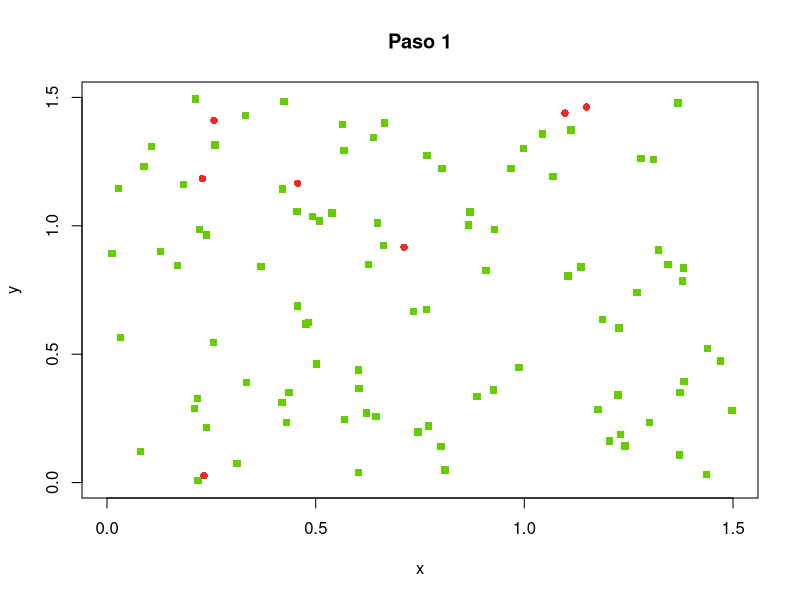
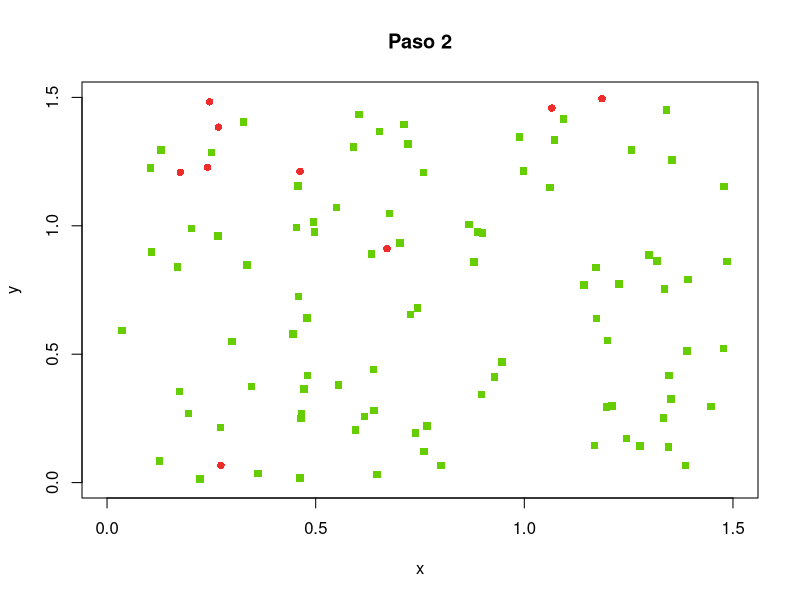
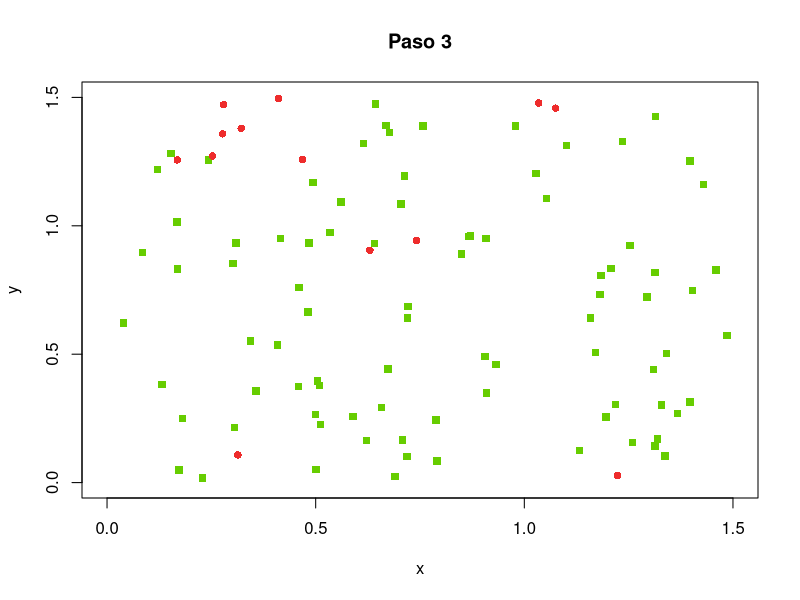
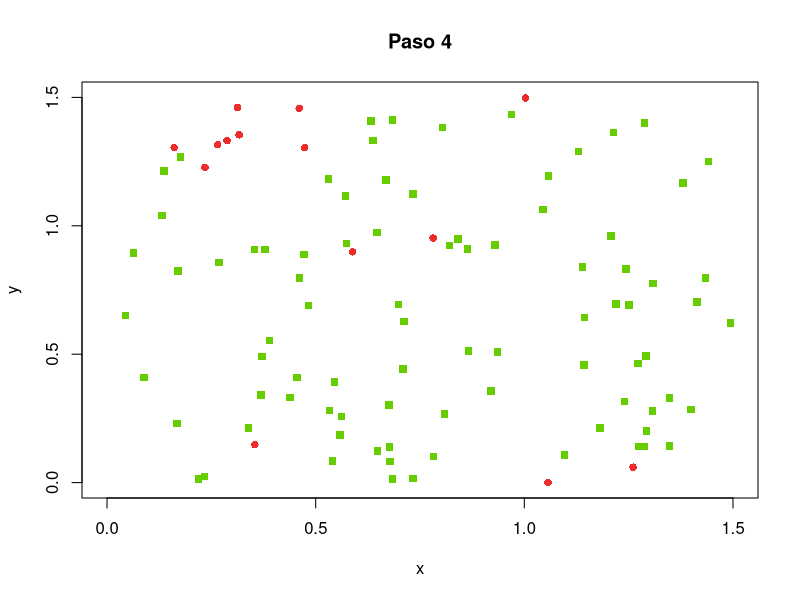
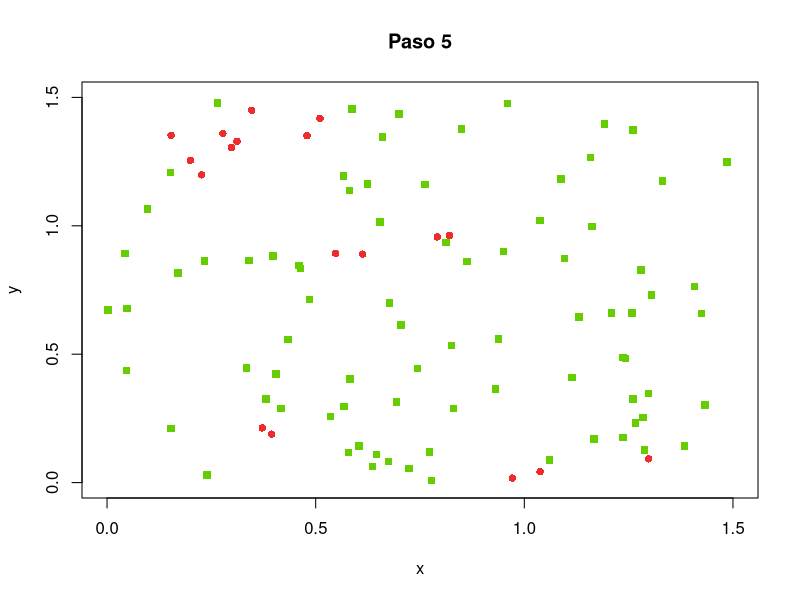
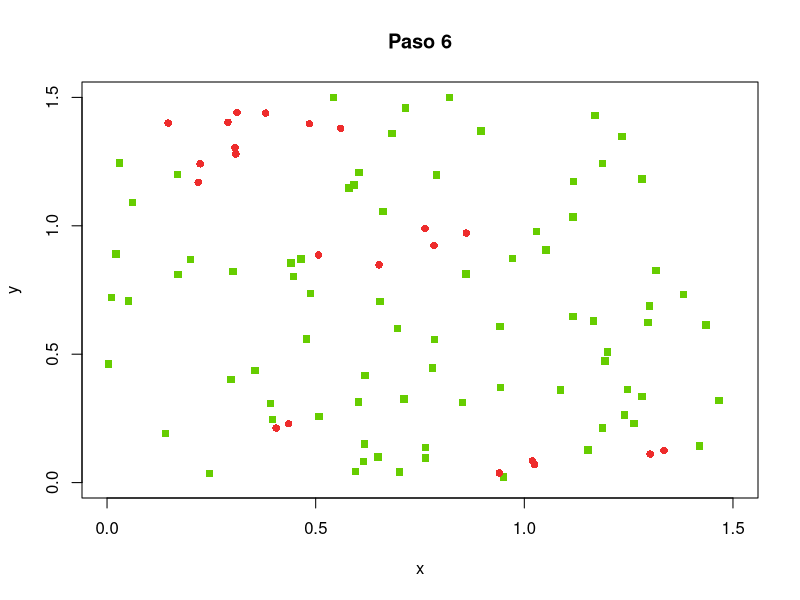
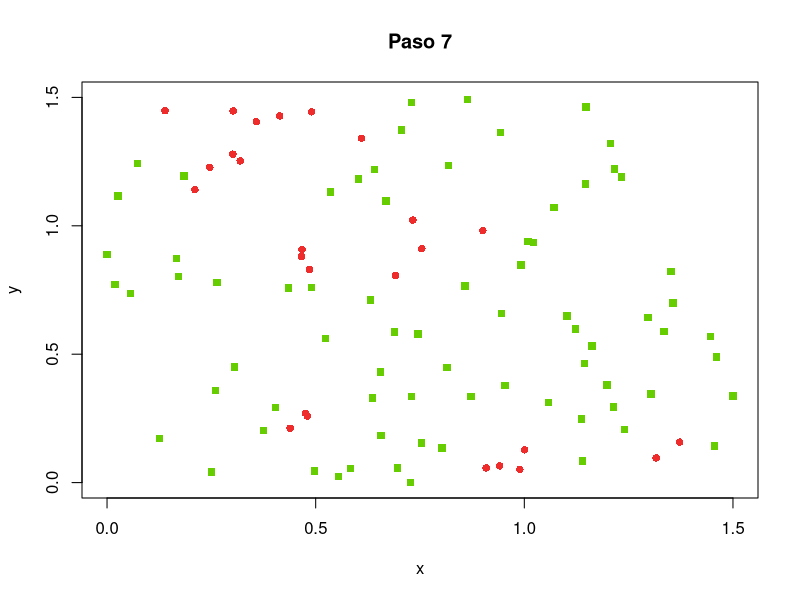
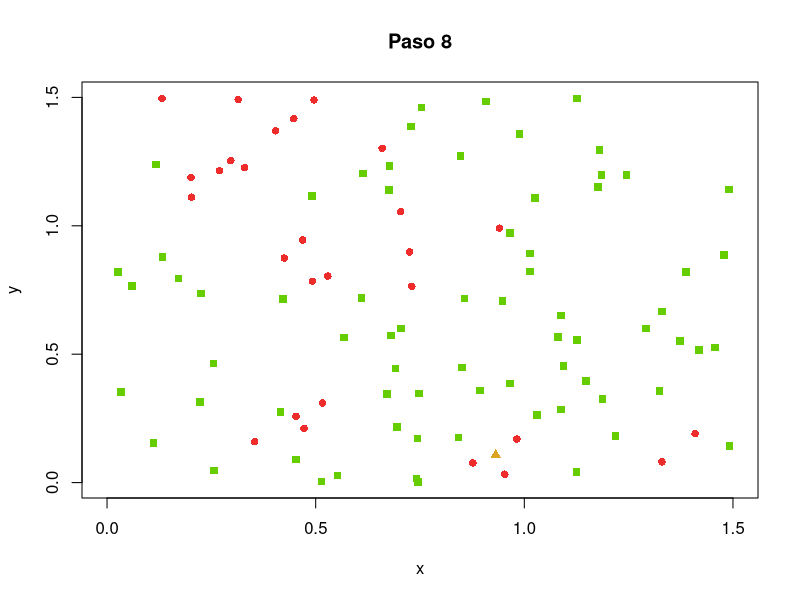

Source code (R) for these figures, in order: (Note: this script raises an error after producing the figures.)
timei<-Sys.time()
l <- 1.5
n <- 100#estaba en 50
pi <- 0.05
pr <- 0.02
v <- l / 30
agentes <- data.frame(x = double(), y = double(), dx = double(), dy = double(), estado  = character())
for (i in 1:n) {
  e <- "S"
  if (runif(1) < pi) {
    e <- "I"
  }
  agentes <- rbind(agentes, data.frame(x = runif(1, 0, l), y = runif(1, 0, l),
                                       dx = runif(1, -v, v), dy = runif(1, -v, v),
                                       estado = e))
  levels(agentes$estado) <- c("S", "I", "R")
}
epidemia <- integer()
r <- 0.1
tmax <- 100 #estaba en 100
digitos <- floor(log(tmax, 10)) + 1
for (tiempo in 1:tmax) {#se puede paralelizar los for
  infectados <- dim(agentes[agentes$estado == "I",])[1]
  epidemia <- c(epidemia, infectados)
  if (infectados == 0) {
    break
  }
  contagios <- rep(FALSE, n)
  for (i in 1:n) { # posibles contagios
    a1 <- agentes[i, ]
    if (a1$estado == "I") { # desde los infectados
      for (j in 1:n) {
        if (!contagios[j]) { # aun sin contagio
          a2 <- agentes[j, ]
          if (a2$estado == "S") { # hacia los susceptibles
            dx <- a1$x - a2$x
            dy <- a1$y - a2$y
            d <- sqrt(dx^2 + dy^2)
            if (d < r) { # umbral
              p <- (r - d) / r
              if (runif(1) < p) {
                contagios[j] <- TRUE
              }
            }
          }
        }
      }
    }
  }
  for (i in 1:n) { # movimientos y actualizaciones
    a <- agentes[i, ]
    if (contagios[i]) {
      a$estado <- "I"
    } else if (a$estado == "I") { # ya estaba infectado
      if (runif(1) < pr) {
        a$estado <- "R" # recupera
      }
    }
    a$x <- a$x + a$dx
    a$y <- a$y + a$dy
    if (a$x > l) {
      a$x <- a$x - l
    }
    if (a$y > l) {
      a$y <- a$y - l
    }
    if (a$x < 0) {
      a$x <- a$x + l
    }
    if (a$y < 0) {
      a$y <- a$y + l
    }
    agentes[i, ] <- a
  }
  aS <- agentes[agentes$estado == "S",]
  aI <- agentes[agentes$estado == "I",]
  aR <- agentes[agentes$estado == "R",]
  tl <- paste(tiempo, "", sep="")
  while (nchar(tl) < digitos) {
    tl <- paste("0", tl, sep="")
  }
  salida <- paste("p6_t", tl, ".png", sep="")
  tiempo <- paste("Paso", tiempo)
  png(salida)
  plot(l, type="n", main=tiempo, xlim=c(0, l), ylim=c(0, l), xlab="x", ylab="y")
  if (dim(aS)[1] > 0) {
    points(aS$x, aS$y, pch=15, col="chartreuse3", bg="chartreuse3")
  }
  if (dim(aI)[1] > 0) {
    points(aI$x, aI$y, pch=16, col="firebrick2", bg="firebrick2")
  }
  if (dim(aR)[1] > 0) {
    points(aR$x, aR$y, pch=17, col="goldenrod", bg="goldenrod")
  }
  graphics.off()
}
png("p6e.png", width=600, height=300)
plot(1:length(epidemia), 100 * epidemia / n, xlab="Tiempo", ylab="Porcentahe de infectados")
graphics.off()
timef<-Sys.time()
tiempo<-(timef-timei)
print(tiempo)
#rm(list = ls())